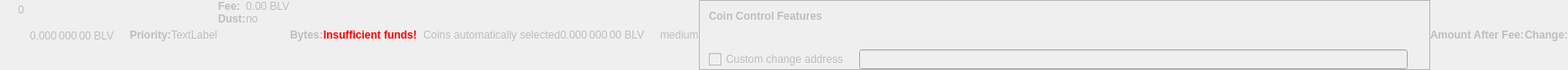
    <widget class="QWidget" name="dummyHideWidget" native="true">
     <property name="enabled">
      <bool>false</bool>
     </property>
     <property name="maximumSize">
      <size>
       <width>100</width>
       <height>16</height>
      </size>
     </property>
     <layout class="QHBoxLayout" name="dummyHideLayout">
      <property name="spacing">
       <number>0</number>
      </property>
      <property name="leftMargin">
       <number>0</number>
      </property>
      <property name="topMargin">
       <number>0</number>
      </property>
      <property name="rightMargin">
       <number>0</number>
      </property>
      <property name="bottomMargin">
       <number>0</number>
      </property>
      <item>
       <layout class="QFormLayout" name="formLayoutCoinControl1">
        <property name="horizontalSpacing">
         <number>10</number>
        </property>
        <property name="verticalSpacing">
         <number>14</number>
        </property>
        <property name="leftMargin">
         <number>10</number>
        </property>
        <property name="topMargin">
         <number>4</number>
        </property>
        <property name="rightMargin">
         <number>6</number>
        </property>
        <item row="0" column="1">
         <widget class="QLabel" name="labelCoinControlBytes">
          <property name="cursor">
           <cursorShape>IBeamCursor</cursorShape>
          </property>
          <property name="contextMenuPolicy">
           <enum>Qt::ActionsContextMenu</enum>
          </property>
          <property name="text">
           <string notr="true">0</string>
          </property>
          <property name="textInteractionFlags">
           <set>Qt::LinksAccessibleByMouse|Qt::TextSelectableByKeyboard|Qt::TextSelectableByMouse</set>
          </property>
         </widget>
        </item>
       </layout>
      </item>
      <item>
       <widget class="QLabel" name="labelCoinControlAfterFee">
        <property name="enabled">
         <bool>false</bool>
        </property>
        <property name="sizePolicy">
         <sizepolicy hsizetype="Fixed" vsizetype="Fixed">
          <horstretch>0</horstretch>
          <verstretch>0</verstretch>
         </sizepolicy>
        </property>
        <property name="minimumSize">
         <size>
          <width>111</width>
          <height>12</height>
         </size>
        </property>
        <property name="maximumSize">
         <size>
          <width>111</width>
          <height>12</height>
         </size>
        </property>
        <property name="cursor">
         <cursorShape>IBeamCursor</cursorShape>
        </property>
        <property name="contextMenuPolicy">
         <enum>Qt::ActionsContextMenu</enum>
        </property>
        <property name="text">
         <string notr="true">0.000 000 00 BLV</string>
        </property>
        <property name="textInteractionFlags">
         <set>Qt::LinksAccessibleByMouse|Qt::TextSelectableByKeyboard|Qt::TextSelectableByMouse</set>
        </property>
       </widget>
      </item>
      <item>
       <widget class="QLabel" name="labelCoinControlPriorityText">
        <property name="enabled">
         <bool>false</bool>
        </property>
        <property name="font">
         <font>
          <weight>75</weight>
          <bold>true</bold>
         </font>
        </property>
        <property name="text">
         <string>Priority:</string>
        </property>
       </widget>
      </item>
      <item>
       <layout class="QHBoxLayout" name="horizontalLayout">
        <item>
         <widget class="QLabel" name="WarningLabel">
          <property name="text">
           <string>TextLabel</string>
          </property>
         </widget>
        </item>
       </layout>
      </item>
      <item>
       <layout class="QFormLayout" name="formLayoutCoinControl3">
        <property name="horizontalSpacing">
         <number>0</number>
        </property>
        <property name="verticalSpacing">
         <number>0</number>
        </property>
        <property name="leftMargin">
         <number>0</number>
        </property>
        <property name="topMargin">
         <number>0</number>
        </property>
        <property name="rightMargin">
         <number>0</number>
        </property>
        <item row="0" column="0">
         <widget class="QLabel" name="labelCoinControlFeeText">
          <property name="enabled">
           <bool>false</bool>
          </property>
          <property name="font">
           <font>
            <weight>75</weight>
            <bold>true</bold>
           </font>
          </property>
          <property name="text">
           <string>Fee:</string>
          </property>
          <property name="margin">
           <number>0</number>
          </property>
         </widget>
        </item>
        <item row="0" column="1">
         <widget class="QLabel" name="labelCoinControlFee">
          <property name="enabled">
           <bool>false</bool>
          </property>
          <property name="cursor">
           <cursorShape>IBeamCursor</cursorShape>
          </property>
          <property name="contextMenuPolicy">
           <enum>Qt::ActionsContextMenu</enum>
          </property>
          <property name="text">
           <string notr="true">0.00 BLV</string>
          </property>
          <property name="textInteractionFlags">
           <set>Qt::LinksAccessibleByMouse|Qt::TextSelectableByKeyboard|Qt::TextSelectableByMouse</set>
          </property>
         </widget>
        </item>
        <item row="1" column="0">
         <widget class="QLabel" name="labelCoinControlLowOutputText">
          <property name="enabled">
           <bool>false</bool>
          </property>
          <property name="font">
           <font>
            <weight>75</weight>
            <bold>true</bold>
           </font>
          </property>
          <property name="text">
           <string>Dust:</string>
          </property>
         </widget>
        </item>
        <item row="1" column="1">
         <widget class="QLabel" name="labelCoinControlLowOutput">
          <property name="enabled">
           <bool>false</bool>
          </property>
          <property name="cursor">
           <cursorShape>IBeamCursor</cursorShape>
          </property>
          <property name="contextMenuPolicy">
           <enum>Qt::ActionsContextMenu</enum>
          </property>
          <property name="text">
           <string>no</string>
          </property>
          <property name="textInteractionFlags">
           <set>Qt::LinksAccessibleByMouse|Qt::TextSelectableByKeyboard|Qt::TextSelectableByMouse</set>
          </property>
         </widget>
        </item>
       </layout>
      </item>
      <item>
       <widget class="QLabel" name="labelCoinControlBytesText">
        <property name="enabled">
         <bool>false</bool>
        </property>
        <property name="font">
         <font>
          <weight>75</weight>
          <bold>true</bold>
         </font>
        </property>
        <property name="text">
         <string>Bytes:</string>
        </property>
       </widget>
      </item>
      <item>
       <layout class="QFormLayout" name="formLayoutCoinControl2">
        <property name="horizontalSpacing">
         <number>0</number>
        </property>
        <property name="verticalSpacing">
         <number>0</number>
        </property>
        <property name="leftMargin">
         <number>0</number>
        </property>
        <property name="topMargin">
         <number>0</number>
        </property>
        <property name="rightMargin">
         <number>0</number>
        </property>
       </layout>
      </item>
      <item>
       <layout class="QHBoxLayout" name="horizontalLayoutCoinControl2">
        <property name="spacing">
         <number>0</number>
        </property>
        <property name="bottomMargin">
         <number>0</number>
        </property>
       </layout>
      </item>
      <item>
       <widget class="QLabel" name="labelCoinControlInsuffFunds">
        <property name="enabled">
         <bool>false</bool>
        </property>
        <property name="minimumSize">
         <size>
          <width>0</width>
          <height>0</height>
         </size>
        </property>
        <property name="font">
         <font>
          <weight>75</weight>
          <bold>true</bold>
         </font>
        </property>
        <property name="styleSheet">
         <string notr="true">color:red;font-weight:bold;</string>
        </property>
        <property name="text">
         <string>Insufficient funds!</string>
        </property>
        <property name="margin">
         <number>5</number>
        </property>
       </widget>
      </item>
      <item>
       <layout class="QFormLayout" name="formLayoutCoinControl4">
        <property name="horizontalSpacing">
         <number>0</number>
        </property>
        <property name="verticalSpacing">
         <number>0</number>
        </property>
        <property name="leftMargin">
         <number>0</number>
        </property>
        <property name="topMargin">
         <number>0</number>
        </property>
        <property name="rightMargin">
         <number>0</number>
        </property>
       </layout>
      </item>
      <item>
       <widget class="QLabel" name="labelCoinControlChangeLabel">
        <property name="enabled">
         <bool>false</bool>
        </property>
        <property name="sizePolicy">
         <sizepolicy hsizetype="Preferred" vsizetype="Expanding">
          <horstretch>0</horstretch>
          <verstretch>0</verstretch>
         </sizepolicy>
        </property>
        <property name="minimumSize">
         <size>
          <width>0</width>
          <height>0</height>
         </size>
        </property>
        <property name="text">
         <string/>
        </property>
        <property name="margin">
         <number>3</number>
        </property>
       </widget>
      </item>
      <item>
       <widget class="QLabel" name="labelCoinControlAutomaticallySelected">
        <property name="enabled">
         <bool>false</bool>
        </property>
        <property name="sizePolicy">
         <sizepolicy hsizetype="Fixed" vsizetype="Fixed">
          <horstretch>0</horstretch>
          <verstretch>0</verstretch>
         </sizepolicy>
        </property>
        <property name="minimumSize">
         <size>
          <width>0</width>
          <height>0</height>
         </size>
        </property>
        <property name="maximumSize">
         <size>
          <width>240</width>
          <height>16777215</height>
         </size>
        </property>
        <property name="text">
         <string>Coins automatically selected</string>
        </property>
        <property name="margin">
         <number>5</number>
        </property>
       </widget>
      </item>
      <item>
       <widget class="QLabel" name="labelCoinControlChange">
        <property name="enabled">
         <bool>false</bool>
        </property>
        <property name="sizePolicy">
         <sizepolicy hsizetype="Fixed" vsizetype="Fixed">
          <horstretch>0</horstretch>
          <verstretch>0</verstretch>
         </sizepolicy>
        </property>
        <property name="minimumSize">
         <size>
          <width>111</width>
          <height>0</height>
         </size>
        </property>
        <property name="maximumSize">
         <size>
          <width>111</width>
          <height>16777215</height>
         </size>
        </property>
        <property name="cursor">
         <cursorShape>IBeamCursor</cursorShape>
        </property>
        <property name="contextMenuPolicy">
         <enum>Qt::ActionsContextMenu</enum>
        </property>
        <property name="text">
         <string notr="true">0.000 000 00 BLV</string>
        </property>
        <property name="textInteractionFlags">
         <set>Qt::LinksAccessibleByMouse|Qt::TextSelectableByKeyboard|Qt::TextSelectableByMouse</set>
        </property>
       </widget>
      </item>
      <item>
       <widget class="QLabel" name="labelCoinControlPriority">
        <property name="enabled">
         <bool>false</bool>
        </property>
        <property name="cursor">
         <cursorShape>IBeamCursor</cursorShape>
        </property>
        <property name="contextMenuPolicy">
         <enum>Qt::ActionsContextMenu</enum>
        </property>
        <property name="text">
         <string>medium</string>
        </property>
        <property name="textInteractionFlags">
         <set>Qt::LinksAccessibleByMouse|Qt::TextSelectableByKeyboard|Qt::TextSelectableByMouse</set>
        </property>
       </widget>
      </item>
      <item>
       <widget class="QFrame" name="frameCoinControl">
        <property name="sizePolicy">
         <sizepolicy hsizetype="Expanding" vsizetype="Expanding">
          <horstretch>0</horstretch>
          <verstretch>0</verstretch>
         </sizepolicy>
        </property>
        <property name="maximumSize">
         <size>
          <width>16777215</width>
          <height>16777215</height>
         </size>
        </property>
        <property name="frameShape">
         <enum>QFrame::StyledPanel</enum>
        </property>
        <property name="frameShadow">
         <enum>QFrame::Sunken</enum>
        </property>
        <layout class="QVBoxLayout" name="verticalLayoutCoinControl2_2">
         <property name="spacing">
          <number>0</number>
         </property>
         <property name="leftMargin">
          <number>0</number>
         </property>
         <property name="topMargin">
          <number>0</number>
         </property>
         <property name="rightMargin">
          <number>0</number>
         </property>
         <property name="bottomMargin">
          <number>0</number>
         </property>
         <item>
          <layout class="QVBoxLayout" name="verticalLayoutCoinControl" stretch="0,0,0,1">
           <property name="spacing">
            <number>0</number>
           </property>
           <property name="leftMargin">
            <number>10</number>
           </property>
           <property name="topMargin">
            <number>10</number>
           </property>
           <item>
            <layout class="QHBoxLayout" name="horizontalLayoutCoinControl1">
             <property name="bottomMargin">
              <number>15</number>
             </property>
             <item>
              <widget class="QLabel" name="labelCoinControlFeatures">
               <property name="enabled">
                <bool>false</bool>
               </property>
               <property name="sizePolicy">
                <sizepolicy hsizetype="Preferred" vsizetype="Maximum">
                 <horstretch>0</horstretch>
                 <verstretch>0</verstretch>
                </sizepolicy>
               </property>
               <property name="font">
                <font>
                 <weight>75</weight>
                 <bold>true</bold>
                </font>
               </property>
               <property name="styleSheet">
                <string notr="true">font-weight:bold;</string>
               </property>
               <property name="text">
                <string>Coin Control Features</string>
               </property>
              </widget>
             </item>
            </layout>
           </item>
           <item>
            <widget class="QWidget" name="widgetCoinControl" native="true">
             <property name="sizePolicy">
              <sizepolicy hsizetype="Preferred" vsizetype="Preferred">
               <horstretch>0</horstretch>
               <verstretch>0</verstretch>
              </sizepolicy>
             </property>
             <property name="minimumSize">
              <size>
               <width>0</width>
               <height>0</height>
              </size>
             </property>
             <property name="styleSheet">
              <string notr="true"/>
             </property>
             <layout class="QHBoxLayout" name="horizontalLayoutCoinControl5_2">
              <property name="leftMargin">
               <number>0</number>
              </property>
              <property name="topMargin">
               <number>0</number>
              </property>
              <property name="rightMargin">
               <number>0</number>
              </property>
              <property name="bottomMargin">
               <number>0</number>
              </property>
              <item>
               <layout class="QHBoxLayout" name="horizontalLayoutCoinControl3">
                <property name="spacing">
                 <number>20</number>
                </property>
                <property name="topMargin">
                 <number>0</number>
                </property>
                <property name="bottomMargin">
                 <number>10</number>
                </property>
               </layout>
              </item>
             </layout>
            </widget>
           </item>
           <item>
            <layout class="QHBoxLayout" name="horizontalLayoutCoinControl4" stretch="0,0,0">
             <property name="spacing">
              <number>12</number>
             </property>
             <property name="sizeConstraint">
              <enum>QLayout::SetDefaultConstraint</enum>
             </property>
             <property name="topMargin">
              <number>5</number>
             </property>
             <property name="rightMargin">
              <number>5</number>
             </property>
             <item>
              <widget class="QCheckBox" name="checkBoxCoinControlChange">
               <property name="enabled">
                <bool>false</bool>
               </property>
               <property name="toolTip">
                <string>If this is activated, but the change address is empty or invalid, change will be sent to a newly generated address.</string>
               </property>
               <property name="text">
                <string>Custom change address</string>
               </property>
              </widget>
             </item>
             <item>
              <widget class="QValidatedLineEdit" name="lineEditCoinControlChange">
               <property name="enabled">
                <bool>false</bool>
               </property>
               <property name="sizePolicy">
                <sizepolicy hsizetype="Expanding" vsizetype="Fixed">
                 <horstretch>0</horstretch>
                 <verstretch>0</verstretch>
                </sizepolicy>
               </property>
              </widget>
             </item>
             <item>
              <widget class="QLabel" name="labelCoinControlChangeLabel_2">
               <property name="sizePolicy">
                <sizepolicy hsizetype="Preferred" vsizetype="Expanding">
                 <horstretch>0</horstretch>
                 <verstretch>0</verstretch>
                </sizepolicy>
               </property>
               <property name="minimumSize">
                <size>
                 <width>0</width>
                 <height>0</height>
                </size>
               </property>
               <property name="text">
                <string/>
               </property>
               <property name="margin">
                <number>3</number>
               </property>
              </widget>
             </item>
            </layout>
           </item>
           <item>
            <spacer name="verticalSpacerCoinControl">
             <property name="orientation">
              <enum>Qt::Vertical</enum>
             </property>
             <property name="sizeHint" stdset="0">
              <size>
               <width>800</width>
               <height>1</height>
              </size>
             </property>
            </spacer>
           </item>
          </layout>
         </item>
        </layout>
       </widget>
      </item>
      <item>
       <widget class="QLabel" name="labelCoinControlAfterFeeText">
        <property name="enabled">
         <bool>false</bool>
        </property>
        <property name="minimumSize">
         <size>
          <width>0</width>
          <height>0</height>
         </size>
        </property>
        <property name="maximumSize">
         <size>
          <width>16777215</width>
          <height>16777215</height>
         </size>
        </property>
        <property name="font">
         <font>
          <weight>75</weight>
          <bold>true</bold>
         </font>
        </property>
        <property name="text">
         <string>Amount After Fee:</string>
        </property>
        <property name="alignment">
         <set>Qt::AlignLeading|Qt::AlignLeft|Qt::AlignVCenter</set>
        </property>
        <property name="margin">
         <number>0</number>
        </property>
       </widget>
      </item>
      <item>
       <widget class="QLabel" name="labelCoinControlChangeText">
        <property name="enabled">
         <bool>false</bool>
        </property>
        <property name="sizePolicy">
         <sizepolicy hsizetype="Preferred" vsizetype="Preferred">
          <horstretch>0</horstretch>
          <verstretch>0</verstretch>
         </sizepolicy>
        </property>
        <property name="minimumSize">
         <size>
          <width>0</width>
          <height>0</height>
         </size>
        </property>
        <property name="maximumSize">
         <size>
          <width>16777215</width>
          <height>16777215</height>
         </size>
        </property>
        <property name="font">
         <font>
          <weight>75</weight>
          <bold>true</bold>
         </font>
        </property>
        <property name="text">
         <string>Change:</string>
        </property>
        <property name="alignment">
         <set>Qt::AlignLeading|Qt::AlignLeft|Qt::AlignVCenter</set>
        </property>
       </widget>
      </item>
     </layout>
    </widget>
